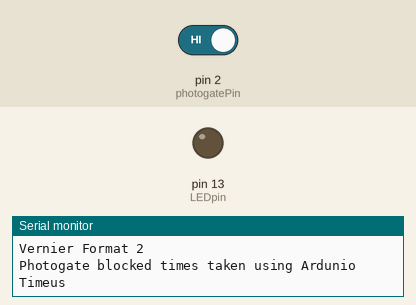
Simulated run of this sketch. Board: Arduino Uno, built with avr-gcc and run on an emulated ATmega328P. Shown: output pins drawn as LEDs (lit = HIGH), the last lines printed to the serial monitor. The inputs (shaded band) are chosen by the test bench; at power-on: pin 2 (photogatePin) HIGH.

Above: at 1.2 s.
1.3 s: pin 2 (photogatePin) driven LOW
At 1.7 s:
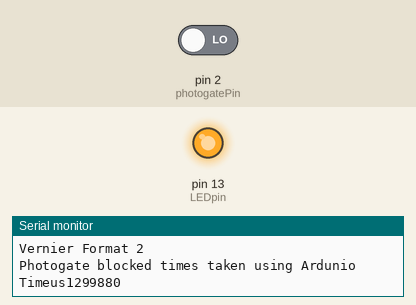
2.8 s: pin 2 (photogatePin) driven HIGH
At 4.0 s:
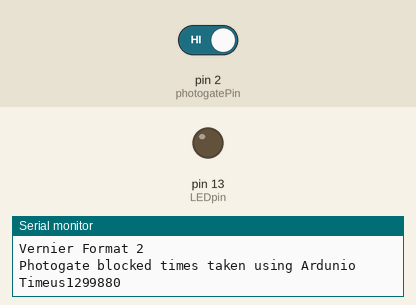
Timing chart, 0 to 5.8 s (numbered marks = the images above; inputs shaded):
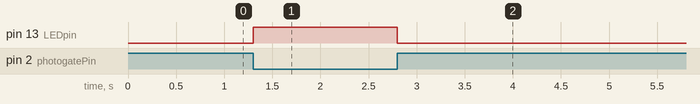

Measured:
- after the input at 1.3 s, pin 13 (LEDpin): LOW → HIGH at once
- after the input at 2.8 s, pin 13 (LEDpin): HIGH → LOW at once

The sketch:

comboChecker.ino
```cpp
/* VernierTutorialPhotogate (v2018)
 * This sketch will send a status message to the Serial
 * Monitor on whether the Photogate is blocked or unblocked.
 * It lists the time that the photogate is blocked in microseconds since the program started running or
 * since the last time the counter overflowed.
 * It will also turn on the LED (pin D13) when the
 * photogate is blocked.
 *
 * Plug the Photogate into the Digital 1 port on the
 * Vernier Arduino Interface Shield or into a Digital Protoboard
 * Adapter wired to Arduino pins 2, 3, 4, and 5.
 */

int photogatePin = 2; //create global variable for pin assignment to sensor
int LEDpin = 13; //create global variable for pin assignment to LED
int photogateStatus; //create global variable for photogate status: LOW=blocked, HIGH=unblocked
int oldStatus = HIGH;
unsigned long timeus = 0; //Time in us

void setup()
  {
   Serial.begin(9600);           // set up Serial library at 9600 bps
    pinMode(LEDpin, OUTPUT);
    Serial.println("Vernier Format 2");
    Serial.println("Photogate blocked times taken using Ardunio");
    Serial.print("Time");
    Serial.print("us");
  };// end of setup

void loop ()
{
  photogateStatus = digitalRead(photogatePin);//low when blocked
   if (photogateStatus == LOW)
   {
    digitalWrite(LEDpin, HIGH);// turn on LED
        if (oldStatus == HIGH)
          {
          timeus = micros();
          Serial.println(timeus);
           }
   }
   else digitalWrite(LEDpin, LOW);// turn off LED
   oldStatus = photogateStatus;
 } ;// end of loop
```
